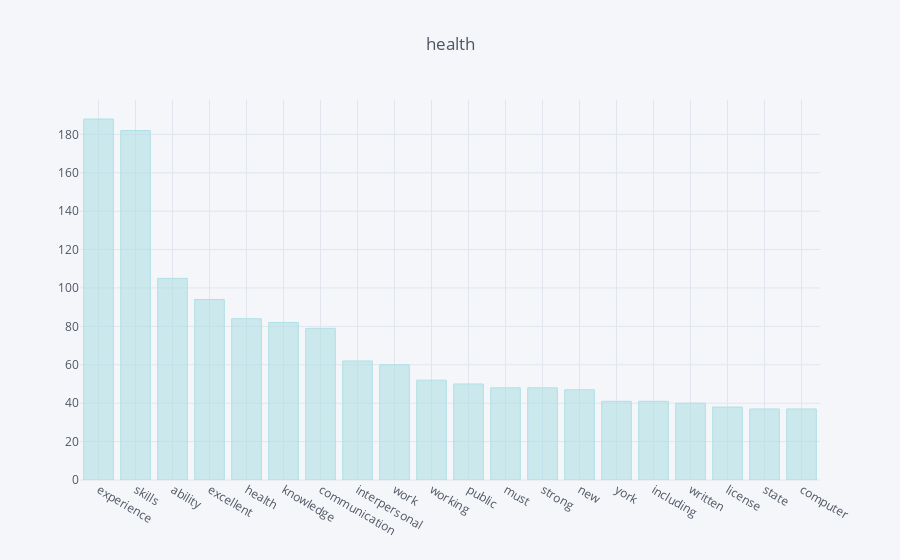

Notebook code cell kept with this figure:
### Code cell
preferred_skills(popular_categories.index[3]).iplot(title='health', kind='bar', color='powderblue')

### Figure 1 — Plotly figure (JSON) as saved in the notebook; plotly's stock layout.template omitted (floating-point values rounded to 4 significant figures)
{"data": [{"marker": {"color": "rgba(176, 224, 230, 0.6)", "line": {"color": "rgba(176, 224, 230, 1.0)", "width": 1}}, "name": "None", "orientation": "v", "text": "", "type": "bar", "uid": "39997316-2653-4d91-8c31-347706afdff5", "x": ["experience", "skills", "ability", "excellent", "health", "knowledge", "communication", "interpersonal", "work", "working", "public", "must", "strong", "new", "york", "including", "written", "license", "state", "computer"], "y": [188, 182, 105, 94, 84, 82, 79, 62, 60, 52, 50, 48, 48, 47, 41, 41, 40, 38, 37, 37]}], "layout": {"legend": {"bgcolor": "#F5F6F9", "font": {"color": "#4D5663"}}, "paper_bgcolor": "#F5F6F9", "plot_bgcolor": "#F5F6F9", "title": {"font": {"color": "#4D5663"}, "text": "health"}, "xaxis": {"gridcolor": "#E1E5ED", "showgrid": true, "tickfont": {"color": "#4D5663"}, "title": {"font": {"color": "#4D5663"}, "text": ""}, "zerolinecolor": "#E1E5ED"}, "yaxis": {"gridcolor": "#E1E5ED", "showgrid": true, "tickfont": {"color": "#4D5663"}, "title": {"font": {"color": "#4D5663"}, "text": ""}, "zerolinecolor": "#E1E5ED"}}}
